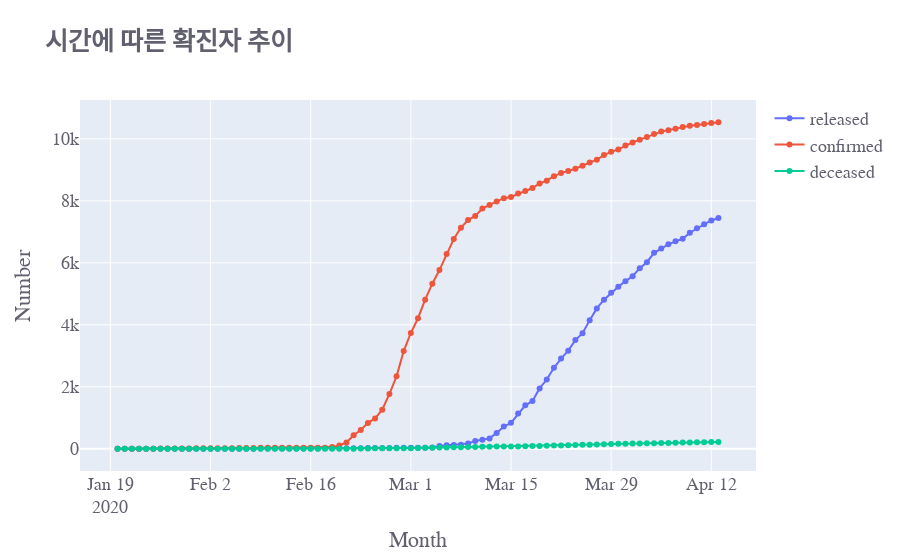

Notebook code for this chart:
### Code cell
import plotly.graph_objects as go

fig = go.Figure() # Figure 객체 생성
fig.add_trace(go.Scatter(x=time['date'],y= time['released'],  # 그래프 하나씩 그리는 것
             mode='lines+markers', name='released'))
fig.add_trace(go.Scatter(x=time['date'],y= time['confirmed'],
             mode='lines+markers', name='confirmed'))
fig.add_trace(go.Scatter(x=time['date'],y= time['deceased'],
             mode='lines+markers', name='deceased'))

# layout 전체 그래프 틀 만들어주는 것
# <b> 볼드체 글쓰기
# color : 복사해서 구글에 치면 색깔 조절해서 해당 HEX가져올 수 있음
# family : 글씨체 > 지원되는 글씨체가 많이는 없는듯
fig.update_layout(title='<b>시간에 따른 확진자 추이</b>',
                   xaxis_title='Month',
                   yaxis_title='Number',
                 font=dict(size=18,color='#60606e',family='Franklin Gothic' ))
# iplot(fig)
fig.show()
